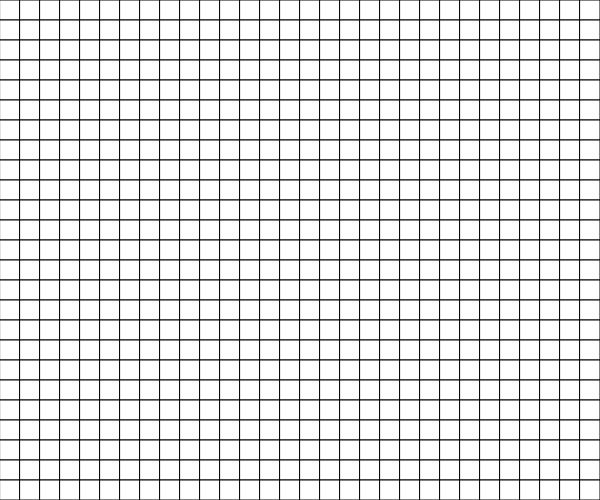
Frame 1 (no input)
Frame 60 (no input): identical to frame 1, image omitted
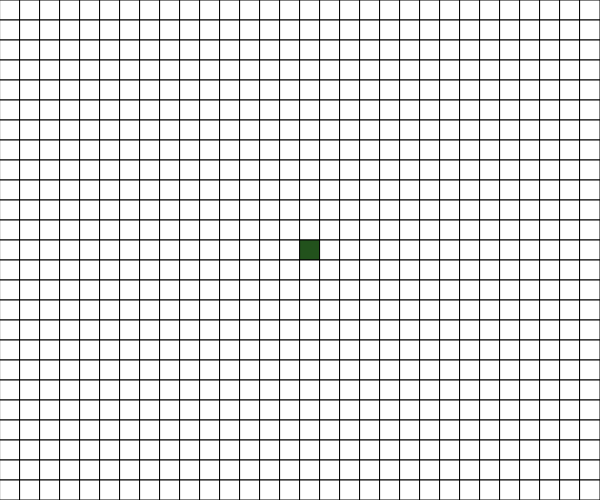
Frame 120 (the mouse pressed at the canvas centre since frame 60)

The p5.js sketch that drew these frames (run headless with seeded random() and noise() and a simulated clock; from frame 60 on, the mouse is pressed at the canvas centre):

// p5.js sketch
// ── sketch.js
let currentNode, nodes, clicks, priorityQueue, run, wallInterval;

function setup() {
    let width = Math.floor(windowWidth/2);
    let height = Math.floor(windowHeight/2);
    let numberOfNodesHorizontal = Math.floor(width/20);
    let numberOfNodesVertical = Math.floor(height/20);

    createCanvas(width, height);
    
    currentNode = 0; priorityQueue = []; clicks = 0; clearInterval(run);
    nodes = [];
    for(let i = 0; i < numberOfNodesVertical; i++){
        nodes[i] = [];
        for(let j = 0; j < numberOfNodesHorizontal; j++){
            nodes[i].push(new Node());
        }
    }
}

function draw() {
    background('#0f0100');

    for(let i = 0; i < nodes.length; i++){
        for(let j = 0; j < nodes[i].length; j++){
            fill(nodes[i][j].getColor());
            square(j*20, i*20, 20);
        }
    }
}

function mousePressed() {
    let y = Math.floor(mouseY/20);
    let x = Math.floor(mouseX/20);

    if(!(y < 0) && !(x < 0) && !(y>nodes.length) && !(x > nodes[0].length)){
        if(clicks === 0) {
            nodes[y][x].isStart = true;
        } 
        else if(clicks === 1) {
            nodes[y][x].isEnd = true;
        } else {
            wallInterval = setInterval(markWalls, 20);  
        }
        clicks++;
    }
}

function markWalls(){
    let y = Math.floor(mouseY/20);
    let x = Math.floor(mouseX/20);
    if(!nodes[y][x].isStart && !nodes[y][x].isEnd){
        nodes[y][x].isWall = true;
    }
    if(!mouseIsPressed) clearInterval(wallInterval);
}

function getStartNode(){
    for(let i = 0; i < nodes.length; i++){
        for(let j = 0; j < nodes[i].length; j++){
            if(nodes[i][j].isStart) return nodes[i][j];
        }
    }
}

function getEndNode(){
    for(let i = 0; i < nodes.length; i++){
        for(let j = 0; j < nodes[i].length; j++){
            if(nodes[i][j].isEnd) return nodes[i][j];
        }
    }
}

function startAstar(){
    setNodePosition();
    setDistanceToEnd();
    setNeighbours();

    currentNode = getStartNode();
    run = setInterval(search, 20);
}

function setNodePosition(){
    for(let i = 0; i < nodes.length; i++){
        for(let j = 0; j < nodes[i].length; j++){
            nodes[i][j].y = i;
            nodes[i][j].x = j;
        }
    }
}

function setDistanceToEnd(){
    for(let i = 0; i < nodes.length; i++){
        for(let j = 0; j < nodes[i].length; j++){
            //Manhattan distance
            nodes[i][j].distanceToEnd = 2*(Math.abs(i-getEndNode().y) + Math.abs(j-getEndNode().x));
        }
    }
}

function setNeighbours(){
    for(let i = 0; i < nodes.length; i++){
        for(let j = 0; j < nodes[i].length; j++){
            if(i > 0 && !nodes[i-1][j].isWall){
                //Neighbour above
                nodes[i][j].neighbours.push(nodes[i-1][j]);
            }
            if(i < nodes.length-1 && !nodes[i+1][j].isWall){
                //Neighbour below
                nodes[i][j].neighbours.push(nodes[i+1][j]);
            } 
            if(j > 0 && !nodes[i][j-1].isWall){
                //Neighbour left
               nodes[i][j].neighbours.push(nodes[i][j-1]);
            }
            if(j < nodes[i].length-1 && !nodes[i][j+1].isWall){
                //Neighbour right
                nodes[i][j].neighbours.push(nodes[i][j+1]);
            }
        }
    }
}
function search(){
    currentNode.isVisited = true;
    currentNode.neighbours.forEach(neighbour => {
        if(!neighbour.isVisited){
            if(currentNode.cost + currentNode.distanceToEnd + 1 > neighbour.cost + currentNode.distanceToEnd){
                neighbour.cost = currentNode.cost + 1;
                neighbour.cameFrom = currentNode;
                
                if(!neighbour.isInQueue){
                    neighbour.isInQueue = true;
                    priorityQueue.push(neighbour);
                }
            }
        }
    });
    sortPriorityQueue();
    currentNode.isCurrent = false;
    currentNode = priorityQueue.shift();
    if(currentNode === undefined) {
        //cant find end
        clearInterval(run);
        alert("Cant find end node");
    }else{
        currentNode.isInQueue = false;
        currentNode.isCurrent = true;
        if(currentNode.isEnd){
            clearInterval(run);
            showPath();
        }
    }
}

function sortPriorityQueue(){
    priorityQueue.sort(function (a, b){
        return (a.distanceToEnd+a.cost) - (b.distanceToEnd+b.cost);
    });
}

function showPath(){
    let node = getEndNode();
    while(node != null){
        node.isPartOfPath = true;
        node = node.cameFrom;
    }
}

class Node{
    constructor(){
        this.isWall = false;
        this.isStart = false;
        this.isEnd = false;
        this.isVisited = false;
        this.distanceToEnd = 100;
        this.cost = 10;
        this.neighbours = [];
        this.cameFrom = null;
        this.isInQueue = false;
        this.x = 0;
        this.y = 0;
        this.isPartOfPath = false;
        this.isCurrent = false;
    }

    getColor(){
        if(this.isStart){
            return '#22521c'; //Green
        }else if(this.isEnd){
            return '#911129'; //Red
        }else if(this.isCurrent){
            return '#05006e';
        }else if(this.isWall){
            return 'black';
        }else if(this.isPartOfPath){
            return '#22521c'; //Green
        }else if(this.isInQueue){
            return '#b0a235'; //yellow
        }else if(this.isVisited){
            return '#8e80a6'; //grayish
        }else{
            return 'white';
        }
    }
}
